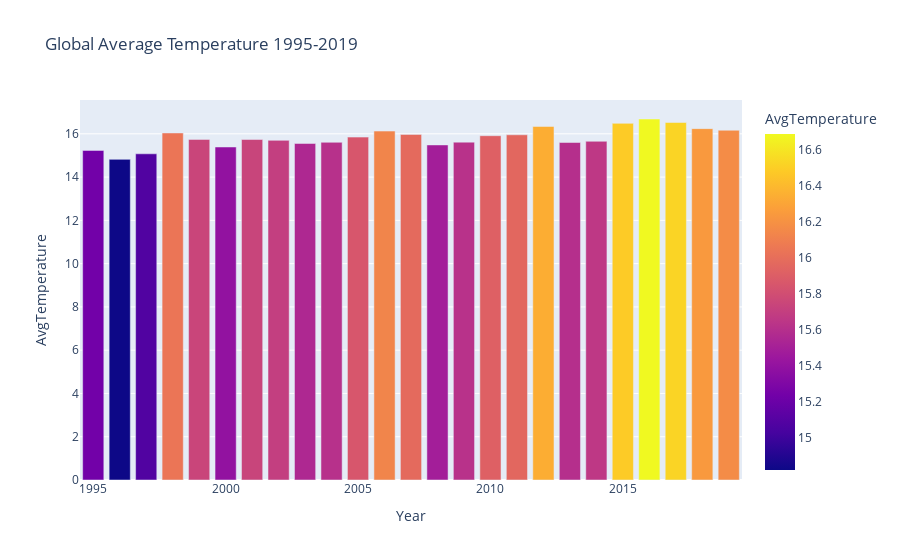

Notebook code for this chart:
### Code cell
px.bar(data_agg, x = "Year", y = "AvgTemperature", color = "AvgTemperature", title = "Global Average Temperature 1995-2019")

### Figure 1 — Plotly figure (JSON) as saved in the notebook; plotly's stock layout.template omitted (floating-point values rounded to 4 significant figures)
{"data": [{"alignmentgroup": "True", "hovertemplate": "Year=%{x}<br>AvgTemperature=%{marker.color}<extra></extra>", "legendgroup": "", "marker": {"color": [15.23, 14.82, 15.08, 16.04, 15.74, 15.39, 15.74, 15.7, 15.55, 15.61, 15.85, 16.13, 15.97, 15.49, 15.62, 15.91, 15.96, 16.34, 15.6, 15.66, 16.48, 16.69, 16.52, 16.24, 16.16], "coloraxis": "coloraxis", "pattern": {"shape": ""}}, "name": "", "offsetgroup": "", "orientation": "v", "showlegend": false, "textposition": "auto", "type": "bar", "x": [1995, 1996, 1997, 1998, 1999, 2000, 2001, 2002, 2003, 2004, 2005, 2006, 2007, 2008, 2009, 2010, 2011, 2012, 2013, 2014, 2015, 2016, 2017, 2018, 2019], "xaxis": "x", "y": [15.23, 14.82, 15.08, 16.04, 15.74, 15.39, 15.74, 15.7, 15.55, 15.61, 15.85, 16.13, 15.97, 15.49, 15.62, 15.91, 15.96, 16.34, 15.6, 15.66, 16.48, 16.69, 16.52, 16.24, 16.16], "yaxis": "y"}], "layout": {"barmode": "relative", "coloraxis": {"colorbar": {"title": {"text": "AvgTemperature"}}, "colorscale": [[0, "#0d0887"], [0.1111, "#46039f"], [0.2222, "#7201a8"], [0.3333, "#9c179e"], [0.4444, "#bd3786"], [0.5556, "#d8576b"], [0.6667, "#ed7953"], [0.7778, "#fb9f3a"], [0.8889, "#fdca26"], [1, "#f0f921"]]}, "legend": {"tracegroupgap": 0}, "title": {"text": "Global Average Temperature 1995-2019"}, "xaxis": {"anchor": "y", "domain": [0, 1], "title": {"text": "Year"}}, "yaxis": {"anchor": "x", "domain": [0, 1], "title": {"text": "AvgTemperature"}}}}
